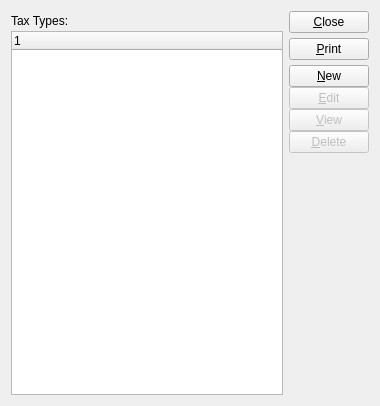
<ui version="4.0" >
 <author></author>
 <comment>This file is part of the xTuple ERP: PostBooks Edition, a free and
open source Enterprise Resource Planning software suite,
Copyright (c) 1999-2010 by OpenMFG LLC, d/b/a xTuple.
It is licensed to you under the Common Public Attribution License
version 1.0, the full text of which (including xTuple-specific Exhibits)
is available at www.xtuple.com/CPAL.  By using this software, you agree
to be bound by its terms.</comment>
 <exportmacro></exportmacro>
 <class>taxTypes</class>
 <widget class="QWidget" name="taxTypes" >
  <property name="geometry" >
   <rect>
    <x>0</x>
    <y>0</y>
    <width>380</width>
    <height>406</height>
   </rect>
  </property>
  <property name="windowTitle" >
   <string>List Tax Types</string>
  </property>
   <layout class="QHBoxLayout" >
    <item>
     <layout class="QVBoxLayout" >
      <property name="margin" >
       <number>0</number>
      </property>
      <property name="spacing" >
       <number>0</number>
      </property>
      <item>
       <widget class="QLabel" name="_taxTypesLit" >
        <property name="sizePolicy" >
         <sizepolicy>
          <hsizetype>7</hsizetype>
          <vsizetype>0</vsizetype>
          <horstretch>0</horstretch>
          <verstretch>0</verstretch>
         </sizepolicy>
        </property>
        <property name="minimumSize" >
         <size>
          <width>0</width>
          <height>20</height>
         </size>
        </property>
        <property name="text" >
         <string>Tax Types:</string>
        </property>
       </widget>
      </item>
      <item>
       <widget class="XTreeWidget" name="_taxtype" >
        <property name="sizePolicy" >
         <sizepolicy>
          <hsizetype>7</hsizetype>
          <vsizetype>7</vsizetype>
          <horstretch>0</horstretch>
          <verstretch>0</verstretch>
         </sizepolicy>
        </property>
       </widget>
      </item>
     </layout>
    </item>
    <item>
     <layout class="QVBoxLayout" >
      <property name="margin" >
       <number>0</number>
      </property>
      <property name="spacing" >
       <number>0</number>
      </property>
      <item>
       <layout class="QVBoxLayout" >
        <property name="margin" >
         <number>0</number>
        </property>
        <property name="spacing" >
         <number>5</number>
        </property>
        <item>
         <widget class="QPushButton" name="_close" >
          <property name="text" >
           <string>&amp;Close</string>
          </property>
         </widget>
        </item>
        <item>
         <widget class="QPushButton" name="_print" >
          <property name="text" >
           <string>&amp;Print</string>
          </property>
         </widget>
        </item>
        <item>
         <layout class="QVBoxLayout" >
          <property name="margin" >
           <number>0</number>
          </property>
          <property name="spacing" >
           <number>0</number>
          </property>
          <item>
           <widget class="QPushButton" name="_new" >
            <property name="text" >
             <string>&amp;New</string>
            </property>
           </widget>
          </item>
          <item>
           <widget class="QPushButton" name="_edit" >
            <property name="enabled" >
             <bool>false</bool>
            </property>
            <property name="text" >
             <string>&amp;Edit</string>
            </property>
           </widget>
          </item>
          <item>
           <widget class="QPushButton" name="_view" >
            <property name="enabled" >
             <bool>false</bool>
            </property>
            <property name="text" >
             <string>&amp;View</string>
            </property>
           </widget>
          </item>
          <item>
           <widget class="QPushButton" name="_delete" >
            <property name="enabled" >
             <bool>false</bool>
            </property>
            <property name="text" >
             <string>&amp;Delete</string>
            </property>
           </widget>
          </item>
         </layout>
        </item>
       </layout>
      </item>
      <item>
       <spacer>
        <property name="orientation" >
         <enum>Qt::Vertical</enum>
        </property>
        <property name="sizeType" >
         <enum>QSizePolicy::Expanding</enum>
        </property>
        <property name="sizeHint" >
         <size>
          <width>20</width>
          <height>168</height>
         </size>
        </property>
       </spacer>
      </item>
     </layout>
    </item>
   </layout>
 </widget>
 <layoutdefault spacing="6" margin="11" />
 <pixmapfunction>qPixmapFromMimeSource</pixmapfunction>
 <customwidgets>
  <customwidget>
   <class>XTreeWidget</class>
   <extends>QTreeWidget</extends>
   <header>xtreewidget.h</header>
   <container>0</container>
   <pixmap></pixmap>
  </customwidget>
 </customwidgets>
 <tabstops>
  <tabstop>_taxtype</tabstop>
  <tabstop>_new</tabstop>
  <tabstop>_edit</tabstop>
  <tabstop>_view</tabstop>
  <tabstop>_delete</tabstop>
  <tabstop>_print</tabstop>
  <tabstop>_close</tabstop>
 </tabstops>
 <includes/>
 <resources/>
 <connections>
  <connection>
   <sender>_close</sender>
   <signal>clicked()</signal>
   <receiver>taxTypes</receiver>
   <slot>close()</slot>
   <hints>
    <hint type="sourcelabel" >
     <x>20</x>
     <y>20</y>
    </hint>
    <hint type="destinationlabel" >
     <x>20</x>
     <y>20</y>
    </hint>
   </hints>
  </connection>
  <connection>
   <sender>_taxtype</sender>
   <signal>valid(bool)</signal>
   <receiver>_view</receiver>
   <slot>setEnabled(bool)</slot>
   <hints>
    <hint type="sourcelabel" >
     <x>20</x>
     <y>20</y>
    </hint>
    <hint type="destinationlabel" >
     <x>20</x>
     <y>20</y>
    </hint>
   </hints>
  </connection>
 </connections>
</ui>
